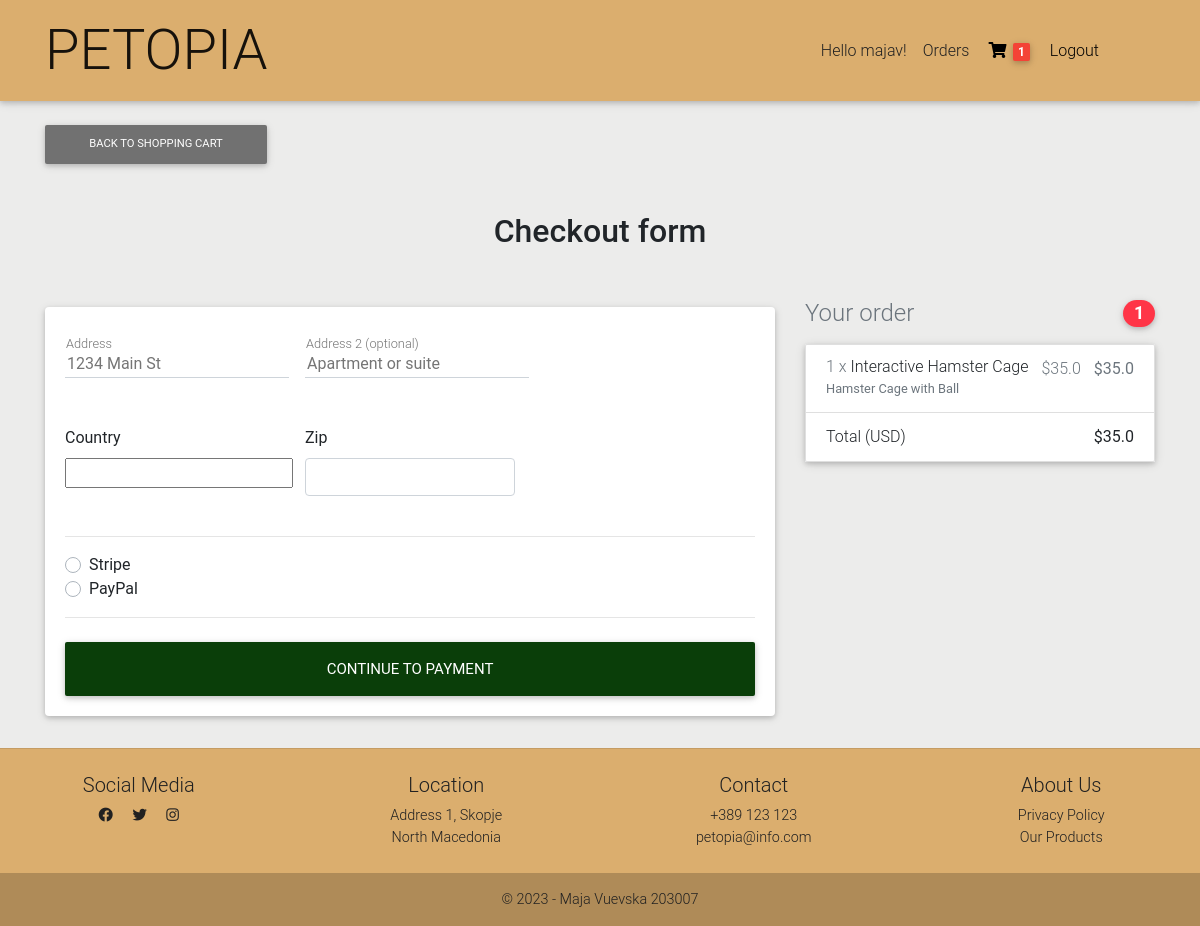
Screenshot of /checkout/ (signed in) with the database file from the repository.
### PetopiaApp/models.py (models this page shows, shortened)
class ShoppingCart(models.Model):
    user = models.ForeignKey(User, on_delete=models.CASCADE)
    date_created = models.DateTimeField(auto_now=True)
    date_ordered = models.DateTimeField(blank=True, null=True)
    ordered = models.BooleanField(default=False)
    items = models.ManyToManyField(CartItem)
    def get_total(self):
        total = 0
        for cart_item in self.items.all():
            total += cart_item.get_total_cart_item_price()
        return total
    def get_total_num_items(self):
        total = 0
        for cart_item in self.items.all():
            total += cart_item.quantity
        return total

class CartItem(models.Model):
    user = models.ForeignKey(User, on_delete=models.CASCADE, null=True, blank=True)
    product = models.ForeignKey(Product, on_delete=models.CASCADE)
    quantity = models.IntegerField(default=1)
    ordered = models.BooleanField(default=False)
    def get_total_cart_item_price(self):
        return self.quantity * self.product.price

class Product(models.Model):
    name = models.CharField(max_length=255)
    price = models.FloatField()
    image = models.ImageField(upload_to="images/product_images/", null=True)
    short_description = models.CharField(max_length=255)
    detailed_description = models.TextField()
    pet_category = models.ForeignKey(PetCategory, on_delete=models.CASCADE)
    product_category = models.CharField(max_length=10, choices=PRODUCT_CATEGORIES)
    brand = models.ForeignKey(Brand, on_delete=models.CASCADE)
    slug = models.SlugField()

### PetopiaApp/views.py (the view, shortened to what this page needs)
# urls.py: path('checkout/', checkout, name='checkout'),
@login_required(login_url="/accounts/login/?next=/")
def checkout(request):
    if request.method == 'GET':
        form = CheckoutForm()
        cart = ShoppingCart.objects.get(user=request.user, ordered=False)
        context = {'form': form, 'object': cart}
        return render(request, 'cart/checkout.html', context)

### PetopiaApp/forms.py
class CheckoutForm(forms.Form):
    street_address = forms.CharField(widget=forms.TextInput(attrs={
        'placeholder': '1234 Main St'
    }))
    apartment_address = forms.CharField(required=False, widget=forms.TextInput(attrs={
        'placeholder': 'Apartment or suite'
    }))
    country = CountryField(blank_label='(select country)').formfield(widget=CountrySelectWidget(
        attrs={'class': 'custom-select d-block w-100'})
    )
    zip = forms.CharField(widget=forms.TextInput(attrs={
        'class': 'form-control'
    }))
    same_shipping_address = forms.BooleanField(required=False)
    save_info = forms.BooleanField(required=False)
    payment_option = forms.ChoiceField(widget=forms.RadioSelect, choices=PAYMENT_CHOICES)

### PetopiaApp/templatetags/cart_template_tags.py (called while the page is built)
@register.filter
def cart_item_count(user):
    if user.is_authenticated:
        qs = ShoppingCart.objects.filter(user=user, ordered=False)
        if qs.exists():
            return qs[0].get_total_num_items()
    return 0

### PetopiaApp/templates/cart/checkout.html (shortened to what this page needs)
{% extends "base.html" %}
{% load cart_template_tags %}
{% block content %}
    <main class="pt-4">
        <div class="container wow fadeIn">
            <div style="width: 20%">
                <a href="{% url 'PetopiaApp:shopping_cart' %}" class="btn text-white btn-md btn-block" type="submit"
                   style="background-color: #717171">
                    Back to Shopping Cart</a>
            </div>
            <h2 class="my-5 h2 text-center">Checkout form</h2>
            <div class="row">
                <div class="col-md-8 mb-2 mt-2">
                    <div class="card">
                        <form class="card-body" method="POST">
                            <div class="row">
                                <div class="md-form mb-5 col-lg-4">
                                    <label for="address" class="ml-3">Address</label>
                                    {{ form.street_address }}
                                </div>
                                <div class="md-form mb-5 col-lg-4">
                                    <label for="address-2" class="ml-3">Address 2 (optional)</label>
                                    {{ form.apartment_address }}
                                </div>
                            </div>
                            <div class="row">
                                <div class="col-lg-4 col-md-12 mb-4">
                                    <label for="country">Country</label>
                                    {{ form.country }}
                                </div>
                                <div class="col-lg-4 col-md-6 mb-4">
                                    <label for="zip">Zip</label>
                                    {{ form.zip }}
                                </div>
                            </div>
                            <hr>
                            <div class="d-block my-3">
                                {% for value, name in form.fields.payment_option.choices %}
                                    <div class="custom-control custom-radio">
                                        <label class="custom-control-label" for="{{ name }}">{{ name }}</label>
                                    </div>
                                {% endfor %}
                            </div>
                            <hr class="mb-4">
                            <button class="btn text-white btn-lg btn-block" type="submit"
                                    style="background-color: #0A3E09">Continue to payment
                            </button>
                        </form>
                    </div>
                </div>
                <div class="col-md-4 mb-4">
                    <h4 class="d-flex justify-content-between align-items-center mb-3">
                        <span class="text-muted">Your order</span>
                        <span class="badge badge-danger badge-pill">{{ request.user|cart_item_count }}</span>
                    </h4>
                    <ul class="list-group mb-3 z-depth-1">
                        {% for item in object.items.all %}
                            <li class="list-group-item d-flex justify-content-between lh-condensed">
                                <div>
                                    <h6 class="my-0">
                                        <span class="text-muted">{{ item.quantity }} x</span>
                                        {{ item.product.name }}
                                    </h6>
                                    <small class="text-muted">{{ item.product.short_description }}</small>
                                </div>
                                <span class="text-muted">${{ item.product.price }}</span>
                                <span class="text-muted">
                                    <b>${{ item.get_total_cart_item_price }}</b>
                                </span>
                            </li>
                        {% endfor %}
                        <li class="list-group-item d-flex justify-content-between">
                            <span>Total (USD)</span>
                            <strong>${{ object.get_total }}</strong>
                        </li>
                    </ul>
                </div>
            </div>
        </div>
    </main>
{% endblock content %}

### PetopiaApp/templates/navbar.html (shortened to what this page needs)
{% load cart_template_tags %}
<nav class="navbar navbar-expand-lg navbar-light scrolling-navbar" style="background-color: #DBAE6E;">
    <div class="container">
        <a class="navbar-brand waves-effect" href="/">
            <strong class="display-4">PETOPIA</strong>
        </a>
        <div class="collapse navbar-collapse" id="navbarSupportedContent">
            <ul class="navbar-nav nav-flex-icons pr-5">
                {% if request.user.is_authenticated %}
                    <li class="nav-item">
                        <span class="text-dark nav-link waves-effect">
                            <span class="clearfix d-none d-sm-inline-block">Hello {{ request.user.username }}!</span>
                        </span>
                    </li>
                    <li class="nav-item">
                        <a class="text-dark nav-link waves-effect" href="{% url 'PetopiaApp:orders' %}">
                            <span class="clearfix d-none d-sm-inline-block">Orders</span>
                        </a>
                    </li>
                    <li class="nav-item">
                        <a href="{% url 'PetopiaApp:shopping_cart' %}" class="nav-link waves-effect">
                            <i class="fas fa-shopping-cart"></i>
                            <span class="badge red z-depth-1 mr-1"> {{ request.user|cart_item_count }} </span>
                        </a>
                    </li>
                    <li class="nav-item">
                        <a class="nav-link waves-effect" href="{% url 'logout' %}?next={{ request.path }}">
                            <span class="clearfix d-none d-sm-inline-block"> Logout </span>
                        </a>
                    </li>
                {% else %}
                    <li class="nav-item">
                        <a class="nav-link waves-effect" href="{% url 'login' %}?next={{ request.path }}">
                            <span class="clearfix d-none d-sm-inline-block"> Login </span>
                        </a>
                    </li>
                {% endif %}
            </ul>
        </div>
    </div>
</nav>

### PetopiaApp/templates/base.html (style rules this page uses)
html, body, header, .carousel { height: 60vh; }

### rows the page displays
CartItem: quantity "1", product.name "Interactive Hamster Cage", product.short_description "Hamster Cage with Ball", product.price "35.0", get_total_cart_item_price "35.0"
ShoppingCart: get_total "35.0"

### other values shown
{{ request.user.username }} "majav"
{{ request.user|cart_item_count }} "1"
{{ name }} "Stripe" "PayPal"
